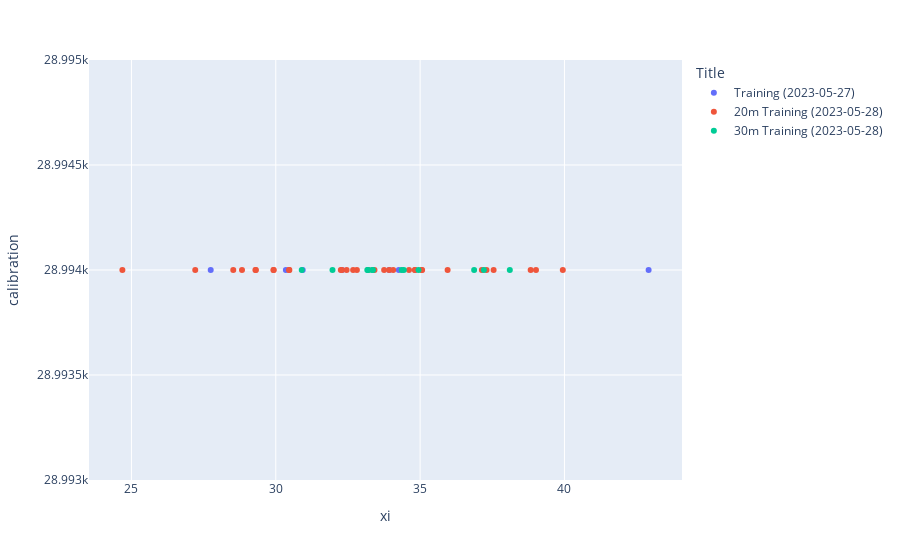

Notebook source saved alongside this figure:
### Code cell
px.scatter(
    df_sensors,
    x="xi",
    y="calibration",
    color="Title"
)

### Figure 1 — Plotly figure (JSON) as saved in the notebook; plotly's stock layout.template omitted (floating-point values rounded to 4 significant figures)
{"data": [{"hovertemplate": "Title=Training (2023-05-27)<br>xi=%{x}<br>calibration=%{y}<extra></extra>", "legendgroup": "Training (2023-05-27)", "marker": {"color": "#636efa", "symbol": "circle"}, "mode": "markers", "name": "Training (2023-05-27)", "orientation": "v", "showlegend": true, "type": "scatter", "x": [30.35, 27.75, 33.93, 32.3, 42.92, 34.26, 30.93, null], "xaxis": "x", "y": [28994, 28994, 28994, 28994, 28994, 28994, 28994, null], "yaxis": "y"}, {"hovertemplate": "Title=20m Training (2023-05-28)<br>xi=%{x}<br>calibration=%{y}<extra></extra>", "legendgroup": "20m Training (2023-05-28)", "marker": {"color": "#EF553B", "symbol": "circle"}, "mode": "markers", "name": "20m Training (2023-05-28)", "orientation": "v", "showlegend": true, "type": "scatter", "x": [33.93, 37.3, 33.21, 33.75, 30.46, 35.05, 32.25, 28.53, 32.81, 32.29, 37.55, 29.92, 39.01, 33.42, 34.62, 38.83, 29.3, 34.07, 32.45, 30.47, 35.07, 34.82, 29.31, 32.68, 29.93, 28.83, 27.21, 24.69, 39.94, 37.14, 34.83, 35.95], "xaxis": "x", "y": [28994, 28994, 28994, 28994, 28994, 28994, 28994, 28994, 28994, 28994, 28994, 28994, 28994, 28994, 28994, 28994, 28994, 28994, 28994, 28994, 28994, 28994, 28994, 28994, 28994, 28994, 28994, 28994, 28994, 28994, 28994, 28994], "yaxis": "y"}, {"hovertemplate": "Title=30m Training (2023-05-28)<br>xi=%{x}<br>calibration=%{y}<extra></extra>", "legendgroup": "30m Training (2023-05-28)", "marker": {"color": "#00cc96", "symbol": "circle"}, "mode": "markers", "name": "30m Training (2023-05-28)", "orientation": "v", "showlegend": true, "type": "scatter", "x": [34.94, 34.44, 30.9, 36.87, 33.34, 33.37, 37.21, 33.17, 38.11, 34.36, 31.97, 33.2], "xaxis": "x", "y": [28994, 28994, 28994, 28994, 28994, 28994, 28994, 28994, 28994, 28994, 28994, 28994], "yaxis": "y"}], "layout": {"legend": {"title": {"text": "Title"}, "tracegroupgap": 0}, "margin": {"t": 60}, "xaxis": {"anchor": "y", "domain": [0, 1], "title": {"text": "xi"}}, "yaxis": {"anchor": "x", "domain": [0, 1], "title": {"text": "calibration"}}}}
